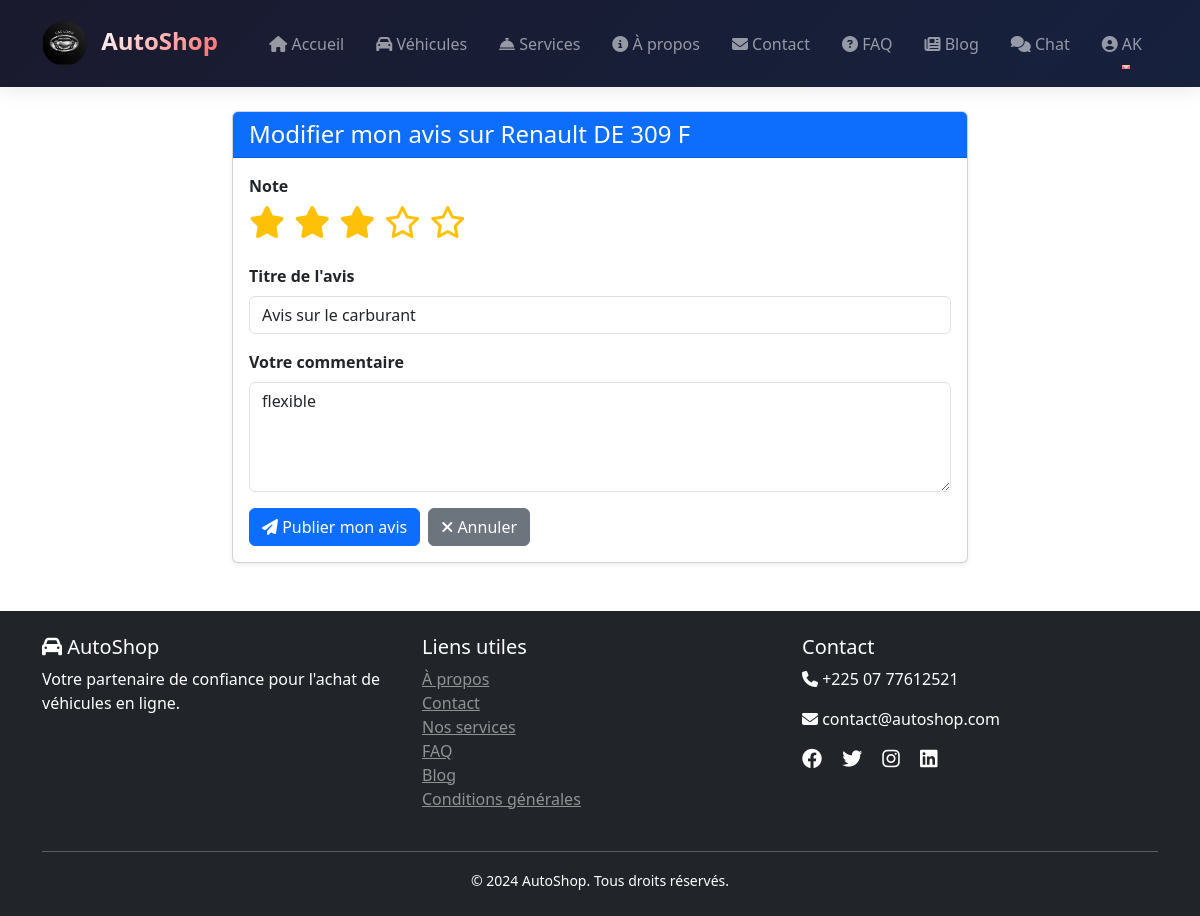
The page /reviews/add/6/ (signed in) on the database its author committed.
### vehicles/models.py (models this page shows, shortened)
class Vehicle(models.Model):
    FUEL_TYPES = [
        ('ESSENCE', 'Essence'),
        ('DIESEL', 'Diesel'),
        ('ELECTRIQUE', 'Électrique'),
        ('HYBRIDE', 'Hybride'),
    ]
    TRANSMISSION_TYPES = [
        ('MANUAL', 'Manuelle'),
        ('AUTOMATIC', 'Automatique'),
    ]
    CONDITION_TYPES = [
        ('NEW', 'Neuf'),
        ('USED', 'Occasion'),
    ]
    brand = models.ForeignKey(Brand, on_delete=models.CASCADE, related_name='vehicles')
    model = models.CharField(max_length=100)
    year = models.IntegerField()
    price = models.DecimalField(max_digits=12, decimal_places=2)
    mileage = models.IntegerField(help_text="Kilométrage", null=True, blank=True)
    fuel_type = models.CharField(max_length=20, choices=FUEL_TYPES)
    transmission = models.CharField(max_length=20, choices=TRANSMISSION_TYPES)
    condition = models.CharField(max_length=20, choices=CONDITION_TYPES, default='USED')
    color = models.CharField(max_length=50)
    description = models.TextField()
    features = models.TextField(help_text="Caractéristiques séparées par des virgules")
    images = models.ImageField(upload_to='vehicles/', null=True, blank=True)
    is_available = models.BooleanField(default=True)
    created_at = models.DateTimeField(auto_now_add=True)
    updated_at = models.DateTimeField(auto_now=True)
    class Meta:
        ordering = ['-created_at']

class Brand(models.Model):
    name = models.CharField(max_length=100)
    logo = models.ImageField(upload_to='brands/', null=True, blank=True)
    country = models.CharField(max_length=100)
    class Meta:
        ordering = ['name']

### reviews/models.py (models this page shows, shortened)
class Review(models.Model):
    vehicle = models.ForeignKey(Vehicle, on_delete=models.CASCADE, related_name='reviews')
    user = models.ForeignKey(User, on_delete=models.CASCADE, related_name='reviews')
    rating = models.IntegerField(choices=[(i, f"{i} étoile{'s' if i > 1 else ''}") for i in range(1, 6)])
    title = models.CharField(max_length=200, blank=True)
    comment = models.TextField()
    is_approved = models.BooleanField(default=True)
    created_at = models.DateTimeField(auto_now_add=True)
    updated_at = models.DateTimeField(auto_now=True)
    class Meta:
        unique_together = ['vehicle', 'user']
        ordering = ['-created_at']

### reviews/views.py (the view)
# urls.py: path('add/<int:vehicle_id>/', views.add_review, name='add_review'),
@login_required
def add_review(request, vehicle_id):
    vehicle = get_object_or_404(Vehicle, id=vehicle_id)
    existing_review = Review.objects.filter(vehicle=vehicle, user=request.user).first()
    if request.method == 'POST':
        if existing_review:
            form = ReviewForm(request.POST, instance=existing_review)
        else:
            form = ReviewForm(request.POST)
        if form.is_valid():
            review = form.save(commit=False)
            review.vehicle = vehicle
            review.user = request.user
            review.save()
            messages.success(request, 'Votre avis a été publié avec succès !')
            return redirect('vehicle_detail', pk=vehicle_id)
    else:
        form = ReviewForm(instance=existing_review)
    return render(request, 'reviews/add_review.html', {
        'form': form,
        'vehicle': vehicle,
        'existing_review': existing_review
    })

### reviews/forms.py
class ReviewForm(forms.ModelForm):
    class Meta:
        model = Review
        fields = ['rating', 'title', 'comment']
        widgets = {
            'rating': forms.Select(attrs={'class': 'form-select'}),
            'title': forms.TextInput(attrs={'class': 'form-control', 'placeholder': 'Titre de votre avis'}),
            'comment': forms.Textarea(attrs={'class': 'form-control', 'rows': 4, 'placeholder': 'Partagez votre expérience...'}),
        }

### reviews/templates/reviews/add_review.html (shortened to what this page needs)
{% extends 'base.html' %}
{% load static %}
{% block content %}
<div class="container">
    <div class="row justify-content-center">
        <div class="col-md-8">
            <div class="card shadow-sm">
                <div class="card-header bg-primary text-white">
                    <h4 class="mb-0">
                        {% if existing_review %}
                            Modifier mon avis
                        {% else %}
                            Donner mon avis
                        {% endif %}
                        sur {{ vehicle.brand.name }} {{ vehicle.model }}
                    </h4>
                </div>
                <div class="card-body">
                    <form method="post">
                        <div class="mb-4">
                            <label class="form-label fw-bold">Note</label>
                            <div class="rating-stars">
                                {% for i in "12345"|make_list %}
                                    <i class="star far fa-star fa-2x" data-value="{{ forloop.counter }}"
                                       style="cursor: pointer; color: #ffc107;"></i>
                                {% endfor %}
                            </div>
                        </div>
                        <div class="mb-3">
                            <label class="form-label fw-bold">Titre de l'avis</label>
                            {{ form.title }}
                        </div>
                        <div class="mb-3">
                            <label class="form-label fw-bold">Votre commentaire</label>
                            {{ form.comment }}
                        </div>
                        <div class="d-flex gap-2">
                            <button type="submit" class="btn btn-primary">
                                <i class="fas fa-paper-plane"></i> Publier mon avis
                            </button>
                            <a href="{% url 'vehicle_detail' vehicle.id %}" class="btn btn-secondary">
                                <i class="fas fa-times"></i> Annuler
                            </a>
                        </div>
                    </form>
                </div>
            </div>
        </div>
    </div>
</div>
{% endblock %}

### vehicles/templates/base.html (shortened to what this page needs)
{% load static %}
<!DOCTYPE html>
<html lang="fr">
<head>
    <link href="https://cdn.jsdelivr.net/npm/bootstrap@5.3.0/dist/css/bootstrap.min.css" rel="stylesheet">
    <link rel="stylesheet" href="https://cdnjs.cloudflare.com/ajax/libs/font-awesome/6.4.0/css/all.min.css">
</head>
<body>
    <nav class="navbar navbar-expand-lg navbar-dark">
        <div class="container">
            <a class="navbar-brand" href="{% url 'home' %}">
                <div style="display: inline-block;">
                    <img src="{% static 'images/logo.png' %}"
                         alt="AutoShop Logo"
                         height="45"
                         width="45"
                         style="border-radius: 50%; object-fit: cover;">
                </div>
                <span class="ms-2" style="font-weight: 700; background: linear-gradient(135deg, #fff 0%, #ff6b6b 100%); -webkit-background-clip: text; -webkit-text-fill-color: transparent;">
                    AutoShop
                </span>
            </a>
<div class="collapse navbar-collapse" id="navbarNav">
    <ul class="navbar-nav ms-auto">
        <li class="nav-item">
            <a class="nav-link {% if request.path == '/' %}active{% endif %}" href="{% url 'home' %}">
                <i class="fas fa-home"></i> Accueil
            </a>
        </li>
        <li class="nav-item">
            <a class="nav-link {% if 'vehicles' in request.path %}active{% endif %}" href="{% url 'vehicle_list' %}">
                <i class="fas fa-car"></i> Véhicules
            </a>
        </li>
        <li class="nav-item">
            <a class="nav-link {% if 'services' in request.path %}active{% endif %}" href="{% url 'services' %}">
                <i class="fas fa-concierge-bell"></i> Services
            </a>
        </li>
        <li class="nav-item">
            <a class="nav-link {% if 'about' in request.path %}active{% endif %}" href="{% url 'about' %}">
                <i class="fas fa-info-circle"></i> À propos
            </a>
        </li>
        <li class="nav-item">
            <a class="nav-link {% if 'contact' in request.path %}active{% endif %}" href="{% url 'contact' %}">
                <i class="fas fa-envelope"></i> Contact
            </a>
        </li>
        <li class="nav-item">
            <a class="nav-link {% if 'faq' in request.path %}active{% endif %}" href="{% url 'faq' %}">
                <i class="fas fa-question-circle"></i> FAQ
            </a>
        </li>
        <li class="nav-item">
            <a class="nav-link {% if 'blog' in request.path %}active{% endif %}" href="{% url 'blog_home' %}">
                <i class="fas fa-newspaper"></i> Blog
            </a>
        </li>
        <li class="nav-item">
            <a class="nav-link {% if 'chat' in request.path %}active{% endif %}" href="{% url 'chat_room' room_name='support' %}">
                <i class="fas fa-comments"></i> Chat
            </a>
        </li>
        {% if user.is_authenticated %}
            <li class="nav-item dropdown">
                <a class="nav-link dropdown-toggle" href="#" data-bs-toggle="dropdown">
                    <i class="fas fa-user-circle"></i> {{ user.username }}
                </a>
            </li>
        {% endif %}
    </ul>
</div>
    </nav>
    <main class="container-fluid mt-4">
        {% block content %}{% endblock %}
    </main>
    <footer class="bg-dark text-white mt-5 py-4">
        <div class="container">
            <div class="row">
                <div class="col-md-4">
                    <h5><i class="fas fa-car"></i> AutoShop</h5>
                    <p>Votre partenaire de confiance pour l'achat de véhicules en ligne.</p>
                </div>
                <div class="col-md-4">
                    <h5>Liens utiles</h5>
                    <ul class="list-unstyled">
                        <li><a href="{% url 'about' %}" class="text-white-50">À propos</a></li>
                        <li><a href="{% url 'contact' %}" class="text-white-50">Contact</a></li>
                        <li><a href="{% url 'services' %}" class="text-white-50">Nos services</a></li>
                        <li><a href="{% url 'faq' %}" class="text-white-50">FAQ</a></li>
                        <li><a href="{% url 'blog_home' %}" class="text-white-50">Blog</a></li>
                        <li><a href="#" class="text-white-50">Conditions générales</a></li>
                    </ul>
                </div>
                <div class="col-md-4">
                    <h5>Contact</h5>
                    <p><i class="fas fa-phone"></i> +225 07 77612521</p>
                    <p><i class="fas fa-envelope"></i> contact@autoshop.com</p>
                    <div class="social-links mt-3">
                        <a href="#" class="text-white me-3"><i class="fab fa-facebook fa-lg"></i></a>
                        <a href="#" class="text-white me-3"><i class="fab fa-twitter fa-lg"></i></a>
                        <a href="#" class="text-white me-3"><i class="fab fa-instagram fa-lg"></i></a>
                        <a href="#" class="text-white"><i class="fab fa-linkedin fa-lg"></i></a>
                    </div>
                </div>
            </div>
            <hr class="mt-4">
            <div class="text-center">
                <small>&copy; 2024 AutoShop. Tous droits réservés.</small>
            </div>
        </div>
    </footer>
</body>
</html>

### vehicles/templates/base.html (style rules this page uses)
.navbar { background: linear-gradient(135deg, #1a1a2e 0%, #16213e 100%) !important; box-shadow: 0 2px 20px rgba(0,0,0,0.1); padding: 1rem 0; }
.navbar-brand { font-weight: 700; font-size: 1.5rem; transition: transform 0.3s; }
.nav-link { font-weight: 500; margin: 0 0.5rem; transition: all 0.3s; position: relative; }
.nav-link::after { content: ''; position: absolute; bottom: -5px; left: 50%; width: 0; height: 2px; background: #ff6b6b; transition: all 0.3s; transform: translateX(-50%); }

### reviews/templates/reviews/add_review.html (style rules this page uses)
.star { transition: all 0.3s; margin-right: 5px; }
.star.active { font-weight: 900; }
.fas.fa-star { color: #ffc107; }

### rows shown on the page
Vehicle: brand.name "Renault", model "DE 309 F"
Review: title "Avis sur le carburant", comment "flexible"

### other values the page prints
{{ user.username }} "AK"
